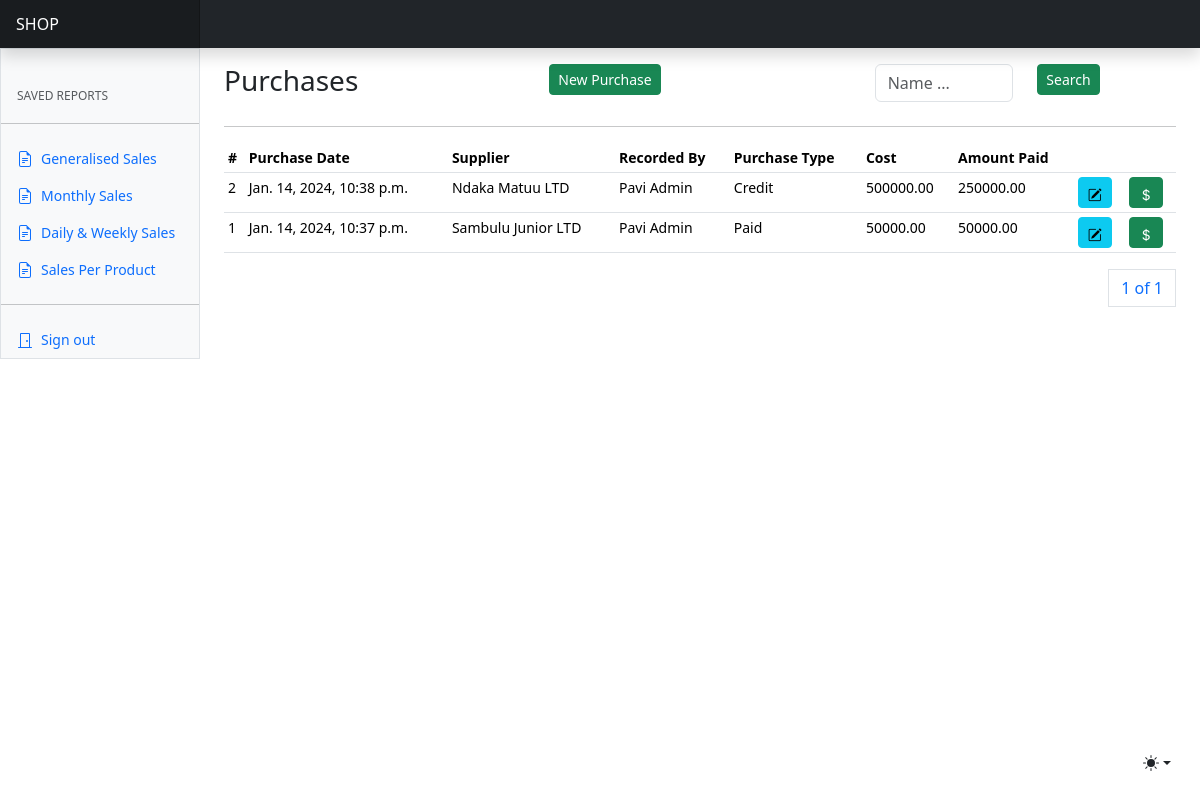
Screenshot of /inventory/purchases/ with the database file from the repository.
### apps/inventory/models.py (models this page shows, shortened)
class Purchase(AbstractBaseModel):
    recorded_by = models.ForeignKey("users.User", on_delete=models.SET_NULL, null=True)
    supplier = models.ForeignKey(
        "suppliers.Supplier", on_delete=models.SET_NULL, null=True
    )
    cost = models.DecimalField(max_digits=100, decimal_places=2, default=0)
    amount_paid = models.DecimalField(max_digits=100, decimal_places=2, default=0)
    purchase_type = models.CharField(max_length=255, choices=PURCHASE_TYPES, null=True)

### apps/suppliers/models.py (models this page shows)
class Supplier(AbstractBaseModel):
    user = models.OneToOneField("users.User", on_delete=models.CASCADE)
    name = models.CharField(max_length=255)
    phone_number = models.CharField(max_length=255)
    email = models.EmailField(null=True)
    supplies = models.JSONField(default=list)
    address = models.CharField(max_length=255, null=True)
    city = models.CharField(max_length=255)
    country = models.CharField(max_length=255)
    def __str__(self):
        return self.name

### apps/users/models.py (models this page shows, shortened)
class User(AbstractUser, AbstractBaseModel):
    role = models.CharField(choices=ROLE_CHOICES, max_length=32, null=True)
    phone_number = models.CharField(max_length=255, null=True)
    id_number = models.CharField(max_length=255, null=True)
    gender = models.CharField(max_length=255, null=True)
    position = models.CharField(max_length=255, null=True)
    def __str__(self):
        if self.first_name and self.last_name:
            return f"{self.first_name} {self.last_name}"
        else:
            return self.username

### apps/inventory/views.py (the view)
# urls.py: path("purchases/", purchases, name="purchases"),
def purchases(request):
    purchases = Purchase.objects.all().order_by("-created")
    paginator = Paginator(purchases, 15)
    page_number = request.GET.get("page")
    page_obj = paginator.get_page(page_number)
    suppliers = Supplier.objects.all()
    context = {"page_obj": page_obj, "purchases": purchases, "suppliers": suppliers}
    return render(request, "purchases/purchases.html", context)

### templates/purchases/purchases.html (shortened to what this page needs)
{% extends "base.html" %}
{% block content %}
<div class="row">
    <div class="col">
        <h3>Purchases</h3>
    </div>
    <div class="col">
        <a class="btn btn-success btn-sm" data-bs-toggle="modal" data-bs-target="#newPurchaseModal">New Purchase</a>
    </div>
    <div class="col">
      <form method="POST">
        <div class="input-group mb-2">
          <div class="row">
            <div class="col">
              <input type="text" class="form-control" name="search_text" id="search_text" placeholder="Name ...">
            </div>
            <div class="col">
              <button class="btn btn-success btn-sm">Search</button>
            </div>
          </div>
        </div>
      </form>
    </div>
</div>
<hr/>
      <div class="table-responsive small">
        <table class="table table-sm">
          <thead class="">
            <tr>
              <th scope="col">#</th>
              <th scope="col">Purchase Date</th>
              <th scope="col">Supplier</th>
              <th scope="col">Recorded By</th>
              <th scope="col">Purchase Type</th>
              <th scope="col">Cost</th>
              <th scope="col">Amount Paid</th>
              <th scope="col" colspan="2"></th>
            </tr>
          </thead>
          <tbody>
            {% for purchase in page_obj %}
            <tr>
              <td>{{purchase.id}}</td>
              <td>{{purchase.created}}</td>
              <td>{{purchase.supplier}}</td>
              <td>{{purchase.recorded_by}}</td>
              <td>{{purchase.purchase_type}}</td>
              <td>{{purchase.cost}}</td>
              <td>{{purchase.amount_paid}}</td>
              <td><a class="btn btn-info btn-sm" data-bs-toggle="modal" data-bs-target="#editInvoiceModal{{ purchase.id }}">
                <i class="bi bi-pencil-square"></i>
              </a>
              </td>
              <td>
              <a class="btn btn-success btn-sm" data-bs-toggle="modal" data-bs-target="#payInvoiceModal{{ purchase.id }}">
                <i class="bi bi-currency-dollar"></i>
              </a>
              </td>
            </tr>
            {% endfor %}
          </tbody>
        </table>
        <div>
          <nav aria-label="Page navigation example">
            <ul class="pagination justify-content-end">
              <a class="page-link" href="#">{{ page_obj.number }} of {{ page_obj.paginator.num_pages }}</a>
            </ul>
          </nav>
        </div>
      </div>
{% endblock content %}

### static/dashboard.css (style rules this page uses)
.bi { display: inline-block; width: 1rem; height: 1rem; }

### templates/base.html (style rules this page uses)
.bi { vertical-align: -.125em; fill: currentColor; }

### rows the page displays
Purchase: id "2", created "Jan. 14, 2024, 10:38 p.m.", supplier "Ndaka Matuu LTD", recorded_by "Pavi Admin", purchase_type "Credit", cost "500000.00", amount_paid "250000.00"
Purchase: id "1", created "Jan. 14, 2024, 10:37 p.m.", supplier "Sambulu Junior LTD", recorded_by "Pavi Admin", purchase_type "Paid", cost "50000.00", amount_paid "50000.00"

### other values shown
{{ page_obj.number }} "1"
{{ page_obj.paginator.num_pages }} "1"
